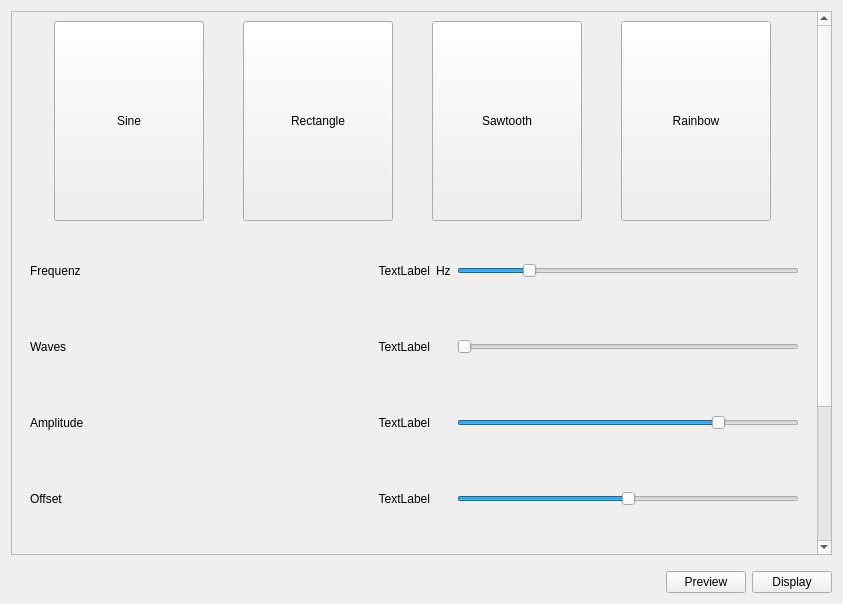
<?xml version="1.0" encoding="UTF-8"?>
<ui version="4.0">
 <class>TabAnimation</class>
 <widget class="QWidget" name="TabAnimation">
  <property name="geometry">
   <rect>
    <x>0</x>
    <y>0</y>
    <width>843</width>
    <height>604</height>
   </rect>
  </property>
  <property name="windowTitle">
   <string>Form</string>
  </property>
  <layout class="QGridLayout" name="gridLayout">
   <item row="2" column="0">
    <layout class="QHBoxLayout" name="horizontalLayout">
     <property name="topMargin">
      <number>10</number>
     </property>
     <item>
      <spacer name="horizontalSpacer">
       <property name="orientation">
        <enum>Qt::Orientation::Horizontal</enum>
       </property>
       <property name="sizeHint" stdset="0">
        <size>
         <width>40</width>
         <height>20</height>
        </size>
       </property>
      </spacer>
     </item>
     <item>
      <widget class="QPushButton" name="btn_preview">
       <property name="text">
        <string>Preview</string>
       </property>
      </widget>
     </item>
     <item>
      <widget class="QPushButton" name="btn_display">
       <property name="text">
        <string>Display</string>
       </property>
      </widget>
     </item>
    </layout>
   </item>
   <item row="0" column="0">
    <widget class="QScrollArea" name="scrollArea">
     <property name="widgetResizable">
      <bool>true</bool>
     </property>
     <widget class="QWidget" name="scrollAreaWidgetContents">
      <property name="geometry">
       <rect>
        <x>0</x>
        <y>-231</y>
        <width>802</width>
        <height>764</height>
       </rect>
      </property>
      <layout class="QVBoxLayout" name="verticalLayout">
       <item>
        <layout class="QGridLayout" name="gridLayout_2">
         <item row="0" column="0">
          <widget class="QToolButton" name="btn_mode_sine">
           <property name="minimumSize">
            <size>
             <width>150</width>
             <height>200</height>
            </size>
           </property>
           <property name="text">
            <string>Sine</string>
           </property>
           <property name="iconSize">
            <size>
             <width>128</width>
             <height>128</height>
            </size>
           </property>
           <property name="checkable">
            <bool>true</bool>
           </property>
           <property name="toolButtonStyle">
            <enum>Qt::ToolButtonStyle::ToolButtonTextUnderIcon</enum>
           </property>
          </widget>
         </item>
         <item row="0" column="1">
          <widget class="QToolButton" name="btn_mode_rect">
           <property name="minimumSize">
            <size>
             <width>150</width>
             <height>200</height>
            </size>
           </property>
           <property name="text">
            <string>Rectangle</string>
           </property>
           <property name="iconSize">
            <size>
             <width>128</width>
             <height>128</height>
            </size>
           </property>
           <property name="checkable">
            <bool>true</bool>
           </property>
           <property name="toolButtonStyle">
            <enum>Qt::ToolButtonStyle::ToolButtonTextUnderIcon</enum>
           </property>
          </widget>
         </item>
         <item row="0" column="2">
          <widget class="QToolButton" name="btn_mode_sawtooth">
           <property name="minimumSize">
            <size>
             <width>150</width>
             <height>200</height>
            </size>
           </property>
           <property name="text">
            <string>Sawtooth</string>
           </property>
           <property name="iconSize">
            <size>
             <width>128</width>
             <height>128</height>
            </size>
           </property>
           <property name="checkable">
            <bool>true</bool>
           </property>
           <property name="toolButtonStyle">
            <enum>Qt::ToolButtonStyle::ToolButtonTextUnderIcon</enum>
           </property>
          </widget>
         </item>
         <item row="0" column="3">
          <widget class="QToolButton" name="btn_mode_rainbow">
           <property name="minimumSize">
            <size>
             <width>150</width>
             <height>200</height>
            </size>
           </property>
           <property name="text">
            <string>Rainbow</string>
           </property>
           <property name="iconSize">
            <size>
             <width>128</width>
             <height>128</height>
            </size>
           </property>
           <property name="checkable">
            <bool>true</bool>
           </property>
           <property name="toolButtonStyle">
            <enum>Qt::ToolButtonStyle::ToolButtonTextUnderIcon</enum>
           </property>
          </widget>
         </item>
        </layout>
       </item>
       <item>
        <widget class="QStackedWidget" name="mode_settings">
         <property name="sizePolicy">
          <sizepolicy hsizetype="Preferred" vsizetype="MinimumExpanding">
           <horstretch>0</horstretch>
           <verstretch>0</verstretch>
          </sizepolicy>
         </property>
         <property name="currentIndex">
          <number>1</number>
         </property>
         <widget class="QWidget" name="page_sine">
          <layout class="QGridLayout" name="gridLayout_4">
           <item row="0" column="0">
            <layout class="QGridLayout" name="gridLayout_3">
             <item row="1" column="0">
              <widget class="QLabel" name="label_3">
               <property name="sizePolicy">
                <sizepolicy hsizetype="MinimumExpanding" vsizetype="MinimumExpanding">
                 <horstretch>0</horstretch>
                 <verstretch>0</verstretch>
                </sizepolicy>
               </property>
               <property name="minimumSize">
                <size>
                 <width>0</width>
                 <height>70</height>
                </size>
               </property>
               <property name="text">
                <string>Waves</string>
               </property>
              </widget>
             </item>
             <item row="4" column="3">
              <widget class="QSlider" name="sld_sine_phase">
               <property name="minimum">
                <number>0</number>
               </property>
               <property name="maximum">
                <number>350</number>
               </property>
               <property name="singleStep">
                <number>10</number>
               </property>
               <property name="pageStep">
                <number>1</number>
               </property>
               <property name="orientation">
                <enum>Qt::Orientation::Horizontal</enum>
               </property>
              </widget>
             </item>
             <item row="0" column="0">
              <widget class="QLabel" name="label">
               <property name="sizePolicy">
                <sizepolicy hsizetype="MinimumExpanding" vsizetype="MinimumExpanding">
                 <horstretch>0</horstretch>
                 <verstretch>0</verstretch>
                </sizepolicy>
               </property>
               <property name="minimumSize">
                <size>
                 <width>0</width>
                 <height>70</height>
                </size>
               </property>
               <property name="text">
                <string>Frequenz</string>
               </property>
              </widget>
             </item>
             <item row="3" column="1">
              <widget class="QLabel" name="lbl_sine_offset">
               <property name="text">
                <string>TextLabel</string>
               </property>
               <property name="alignment">
                <set>Qt::AlignmentFlag::AlignRight|Qt::AlignmentFlag::AlignTrailing|Qt::AlignmentFlag::AlignVCenter</set>
               </property>
              </widget>
             </item>
             <item row="4" column="2">
              <widget class="QLabel" name="label_8">
               <property name="text">
                <string>°</string>
               </property>
              </widget>
             </item>
             <item row="4" column="1">
              <widget class="QLabel" name="lbl_sine_phase">
               <property name="text">
                <string>TextLabel</string>
               </property>
               <property name="alignment">
                <set>Qt::AlignmentFlag::AlignRight|Qt::AlignmentFlag::AlignTrailing|Qt::AlignmentFlag::AlignVCenter</set>
               </property>
              </widget>
             </item>
             <item row="3" column="3">
              <widget class="QSlider" name="sld_sine_offset">
               <property name="minimum">
                <number>-19</number>
               </property>
               <property name="maximum">
                <number>19</number>
               </property>
               <property name="pageStep">
                <number>1</number>
               </property>
               <property name="orientation">
                <enum>Qt::Orientation::Horizontal</enum>
               </property>
              </widget>
             </item>
             <item row="3" column="0">
              <widget class="QLabel" name="label_10">
               <property name="sizePolicy">
                <sizepolicy hsizetype="MinimumExpanding" vsizetype="MinimumExpanding">
                 <horstretch>0</horstretch>
                 <verstretch>0</verstretch>
                </sizepolicy>
               </property>
               <property name="minimumSize">
                <size>
                 <width>0</width>
                 <height>70</height>
                </size>
               </property>
               <property name="text">
                <string>Offset</string>
               </property>
              </widget>
             </item>
             <item row="4" column="0">
              <widget class="QLabel" name="label_32">
               <property name="sizePolicy">
                <sizepolicy hsizetype="MinimumExpanding" vsizetype="MinimumExpanding">
                 <horstretch>0</horstretch>
                 <verstretch>0</verstretch>
                </sizepolicy>
               </property>
               <property name="minimumSize">
                <size>
                 <width>0</width>
                 <height>70</height>
                </size>
               </property>
               <property name="text">
                <string>Phase</string>
               </property>
              </widget>
             </item>
             <item row="2" column="1">
              <widget class="QLabel" name="lbl_sine_a">
               <property name="text">
                <string>TextLabel</string>
               </property>
               <property name="alignment">
                <set>Qt::AlignmentFlag::AlignRight|Qt::AlignmentFlag::AlignTrailing|Qt::AlignmentFlag::AlignVCenter</set>
               </property>
              </widget>
             </item>
             <item row="2" column="3">
              <widget class="QSlider" name="sld_sine_a">
               <property name="minimum">
                <number>1</number>
               </property>
               <property name="maximum">
                <number>10</number>
               </property>
               <property name="pageStep">
                <number>1</number>
               </property>
               <property name="value">
                <number>8</number>
               </property>
               <property name="orientation">
                <enum>Qt::Orientation::Horizontal</enum>
               </property>
              </widget>
             </item>
             <item row="0" column="3">
              <widget class="QSlider" name="sld_sine_f">
               <property name="minimum">
                <number>0</number>
               </property>
               <property name="maximum">
                <number>50</number>
               </property>
               <property name="pageStep">
                <number>1</number>
               </property>
               <property name="value">
                <number>10</number>
               </property>
               <property name="orientation">
                <enum>Qt::Orientation::Horizontal</enum>
               </property>
              </widget>
             </item>
             <item row="0" column="2">
              <widget class="QLabel" name="label_7">
               <property name="text">
                <string>Hz</string>
               </property>
              </widget>
             </item>
             <item row="1" column="1">
              <widget class="QLabel" name="lbl_sine_waves">
               <property name="text">
                <string>TextLabel</string>
               </property>
               <property name="alignment">
                <set>Qt::AlignmentFlag::AlignRight|Qt::AlignmentFlag::AlignTrailing|Qt::AlignmentFlag::AlignVCenter</set>
               </property>
              </widget>
             </item>
             <item row="1" column="3">
              <widget class="QSlider" name="sld_sine_waves">
               <property name="minimum">
                <number>1</number>
               </property>
               <property name="maximum">
                <number>10</number>
               </property>
               <property name="pageStep">
                <number>1</number>
               </property>
               <property name="orientation">
                <enum>Qt::Orientation::Horizontal</enum>
               </property>
              </widget>
             </item>
             <item row="0" column="1">
              <widget class="QLabel" name="lbl_sine_f">
               <property name="text">
                <string>TextLabel</string>
               </property>
               <property name="alignment">
                <set>Qt::AlignmentFlag::AlignRight|Qt::AlignmentFlag::AlignTrailing|Qt::AlignmentFlag::AlignVCenter</set>
               </property>
              </widget>
             </item>
             <item row="2" column="0">
              <widget class="QLabel" name="label_5">
               <property name="sizePolicy">
                <sizepolicy hsizetype="MinimumExpanding" vsizetype="MinimumExpanding">
                 <horstretch>0</horstretch>
                 <verstretch>0</verstretch>
                </sizepolicy>
               </property>
               <property name="minimumSize">
                <size>
                 <width>0</width>
                 <height>70</height>
                </size>
               </property>
               <property name="text">
                <string>Amplitude</string>
               </property>
              </widget>
             </item>
             <item row="5" column="0">
              <spacer name="verticalSpacer_2">
               <property name="orientation">
                <enum>Qt::Orientation::Vertical</enum>
               </property>
               <property name="sizeHint" stdset="0">
                <size>
                 <width>20</width>
                 <height>40</height>
                </size>
               </property>
              </spacer>
             </item>
            </layout>
           </item>
          </layout>
         </widget>
         <widget class="QWidget" name="page_rect">
          <layout class="QGridLayout" name="gridLayout_6">
           <item row="0" column="0">
            <layout class="QGridLayout" name="gridLayout_5">
             <item row="0" column="2">
              <widget class="QLabel" name="label_11">
               <property name="text">
                <string>Hz</string>
               </property>
              </widget>
             </item>
             <item row="1" column="3">
              <widget class="QSlider" name="sld_rect_waves">
               <property name="minimum">
                <number>1</number>
               </property>
               <property name="maximum">
                <number>10</number>
               </property>
               <property name="pageStep">
                <number>1</number>
               </property>
               <property name="orientation">
                <enum>Qt::Orientation::Horizontal</enum>
               </property>
              </widget>
             </item>
             <item row="1" column="1">
              <widget class="QLabel" name="lbl_rect_waves">
               <property name="text">
                <string>TextLabel</string>
               </property>
               <property name="alignment">
                <set>Qt::AlignmentFlag::AlignRight|Qt::AlignmentFlag::AlignTrailing|Qt::AlignmentFlag::AlignVCenter</set>
               </property>
              </widget>
             </item>
             <item row="5" column="0">
              <widget class="QLabel" name="label_25">
               <property name="sizePolicy">
                <sizepolicy hsizetype="MinimumExpanding" vsizetype="MinimumExpanding">
                 <horstretch>0</horstretch>
                 <verstretch>0</verstretch>
                </sizepolicy>
               </property>
               <property name="minimumSize">
                <size>
                 <width>0</width>
                 <height>70</height>
                </size>
               </property>
               <property name="text">
                <string>Duty</string>
               </property>
              </widget>
             </item>
             <item row="2" column="0">
              <widget class="QLabel" name="label_6">
               <property name="sizePolicy">
                <sizepolicy hsizetype="MinimumExpanding" vsizetype="MinimumExpanding">
                 <horstretch>0</horstretch>
                 <verstretch>0</verstretch>
                </sizepolicy>
               </property>
               <property name="minimumSize">
                <size>
                 <width>0</width>
                 <height>70</height>
                </size>
               </property>
               <property name="text">
                <string>Amplitude</string>
               </property>
              </widget>
             </item>
             <item row="4" column="1">
              <widget class="QLabel" name="lbl_rect_phase">
               <property name="text">
                <string>TextLabel</string>
               </property>
               <property name="alignment">
                <set>Qt::AlignmentFlag::AlignRight|Qt::AlignmentFlag::AlignTrailing|Qt::AlignmentFlag::AlignVCenter</set>
               </property>
              </widget>
             </item>
             <item row="3" column="1">
              <widget class="QLabel" name="lbl_rect_offset">
               <property name="text">
                <string>TextLabel</string>
               </property>
               <property name="alignment">
                <set>Qt::AlignmentFlag::AlignRight|Qt::AlignmentFlag::AlignTrailing|Qt::AlignmentFlag::AlignVCenter</set>
               </property>
              </widget>
             </item>
             <item row="4" column="2">
              <widget class="QLabel" name="label_15">
               <property name="text">
                <string>°</string>
               </property>
              </widget>
             </item>
             <item row="4" column="3">
              <widget class="QSlider" name="sld_rect_phase">
               <property name="minimum">
                <number>0</number>
               </property>
               <property name="maximum">
                <number>359</number>
               </property>
               <property name="singleStep">
                <number>10</number>
               </property>
               <property name="pageStep">
                <number>1</number>
               </property>
               <property name="orientation">
                <enum>Qt::Orientation::Horizontal</enum>
               </property>
              </widget>
             </item>
             <item row="5" column="1">
              <widget class="QLabel" name="lbl_rect_duty">
               <property name="text">
                <string>TextLabel</string>
               </property>
               <property name="alignment">
                <set>Qt::AlignmentFlag::AlignRight|Qt::AlignmentFlag::AlignTrailing|Qt::AlignmentFlag::AlignVCenter</set>
               </property>
              </widget>
             </item>
             <item row="5" column="2">
              <widget class="QLabel" name="label_26">
               <property name="text">
                <string>%</string>
               </property>
              </widget>
             </item>
             <item row="3" column="3">
              <widget class="QSlider" name="sld_rect_offset">
               <property name="minimum">
                <number>-19</number>
               </property>
               <property name="maximum">
                <number>19</number>
               </property>
               <property name="pageStep">
                <number>1</number>
               </property>
               <property name="orientation">
                <enum>Qt::Orientation::Horizontal</enum>
               </property>
              </widget>
             </item>
             <item row="2" column="3">
              <widget class="QSlider" name="sld_rect_a">
               <property name="minimum">
                <number>1</number>
               </property>
               <property name="maximum">
                <number>10</number>
               </property>
               <property name="pageStep">
                <number>1</number>
               </property>
               <property name="value">
                <number>8</number>
               </property>
               <property name="orientation">
                <enum>Qt::Orientation::Horizontal</enum>
               </property>
              </widget>
             </item>
             <item row="2" column="1">
              <widget class="QLabel" name="lbl_rect_a">
               <property name="text">
                <string>TextLabel</string>
               </property>
               <property name="alignment">
                <set>Qt::AlignmentFlag::AlignRight|Qt::AlignmentFlag::AlignTrailing|Qt::AlignmentFlag::AlignVCenter</set>
               </property>
              </widget>
             </item>
             <item row="0" column="3">
              <widget class="QSlider" name="sld_rect_f">
               <property name="minimum">
                <number>0</number>
               </property>
               <property name="maximum">
                <number>50</number>
               </property>
               <property name="pageStep">
                <number>1</number>
               </property>
               <property name="value">
                <number>10</number>
               </property>
               <property name="orientation">
                <enum>Qt::Orientation::Horizontal</enum>
               </property>
              </widget>
             </item>
             <item row="0" column="0">
              <widget class="QLabel" name="label_2">
               <property name="sizePolicy">
                <sizepolicy hsizetype="MinimumExpanding" vsizetype="MinimumExpanding">
                 <horstretch>0</horstretch>
                 <verstretch>0</verstretch>
                </sizepolicy>
               </property>
               <property name="minimumSize">
                <size>
                 <width>0</width>
                 <height>70</height>
                </size>
               </property>
               <property name="text">
                <string>Frequenz</string>
               </property>
              </widget>
             </item>
             <item row="5" column="3">
              <widget class="QSlider" name="sld_rect_duty">
               <property name="minimum">
                <number>0</number>
               </property>
               <property name="maximum">
                <number>100</number>
               </property>
               <property name="singleStep">
                <number>5</number>
               </property>
               <property name="pageStep">
                <number>1</number>
               </property>
               <property name="value">
                <number>50</number>
               </property>
               <property name="orientation">
                <enum>Qt::Orientation::Horizontal</enum>
               </property>
              </widget>
             </item>
             <item row="0" column="1">
              <widget class="QLabel" name="lbl_rect_f">
               <property name="text">
                <string>TextLabel</string>
               </property>
               <property name="alignment">
                <set>Qt::AlignmentFlag::AlignRight|Qt::AlignmentFlag::AlignTrailing|Qt::AlignmentFlag::AlignVCenter</set>
               </property>
              </widget>
             </item>
             <item row="4" column="0">
              <widget class="QLabel" name="label_31">
               <property name="sizePolicy">
                <sizepolicy hsizetype="MinimumExpanding" vsizetype="MinimumExpanding">
                 <horstretch>0</horstretch>
                 <verstretch>0</verstretch>
                </sizepolicy>
               </property>
               <property name="minimumSize">
                <size>
                 <width>0</width>
                 <height>70</height>
                </size>
               </property>
               <property name="text">
                <string>Phase</string>
               </property>
              </widget>
             </item>
             <item row="1" column="0">
              <widget class="QLabel" name="label_4">
               <property name="sizePolicy">
                <sizepolicy hsizetype="MinimumExpanding" vsizetype="MinimumExpanding">
                 <horstretch>0</horstretch>
                 <verstretch>0</verstretch>
                </sizepolicy>
               </property>
               <property name="minimumSize">
                <size>
                 <width>0</width>
                 <height>70</height>
                </size>
               </property>
               <property name="text">
                <string>Waves</string>
               </property>
              </widget>
             </item>
             <item row="3" column="0">
              <widget class="QLabel" name="label_14">
               <property name="sizePolicy">
                <sizepolicy hsizetype="MinimumExpanding" vsizetype="MinimumExpanding">
                 <horstretch>0</horstretch>
                 <verstretch>0</verstretch>
                </sizepolicy>
               </property>
               <property name="minimumSize">
                <size>
                 <width>0</width>
                 <height>70</height>
                </size>
               </property>
               <property name="text">
                <string>Offset</string>
               </property>
              </widget>
             </item>
             <item row="6" column="0">
              <spacer name="verticalSpacer_4">
               <property name="orientation">
                <enum>Qt::Orientation::Vertical</enum>
               </property>
               <property name="sizeHint" stdset="0">
                <size>
                 <width>20</width>
                 <height>40</height>
                </size>
               </property>
              </spacer>
             </item>
            </layout>
           </item>
          </layout>
         </widget>
         <widget class="QWidget" name="page_saw">
          <layout class="QGridLayout" name="gridLayout_8">
           <item row="0" column="0">
            <layout class="QGridLayout" name="gridLayout_7">
             <item row="2" column="1">
              <widget class="QLabel" name="lbl_saw_a">
               <property name="text">
                <string>TextLabel</string>
               </property>
               <property name="alignment">
                <set>Qt::AlignmentFlag::AlignRight|Qt::AlignmentFlag::AlignTrailing|Qt::AlignmentFlag::AlignVCenter</set>
               </property>
              </widget>
             </item>
             <item row="0" column="0">
              <widget class="QLabel" name="label_18">
               <property name="sizePolicy">
                <sizepolicy hsizetype="MinimumExpanding" vsizetype="MinimumExpanding">
                 <horstretch>0</horstretch>
                 <verstretch>0</verstretch>
                </sizepolicy>
               </property>
               <property name="minimumSize">
                <size>
                 <width>0</width>
                 <height>70</height>
                </size>
               </property>
               <property name="text">
                <string>Frequenz</string>
               </property>
              </widget>
             </item>
             <item row="5" column="0">
              <widget class="QLabel" name="label_27">
               <property name="sizePolicy">
                <sizepolicy hsizetype="MinimumExpanding" vsizetype="MinimumExpanding">
                 <horstretch>0</horstretch>
                 <verstretch>0</verstretch>
                </sizepolicy>
               </property>
               <property name="minimumSize">
                <size>
                 <width>0</width>
                 <height>70</height>
                </size>
               </property>
               <property name="text">
                <string>Symmetry</string>
               </property>
              </widget>
             </item>
             <item row="0" column="3">
              <widget class="QSlider" name="sld_saw_f">
               <property name="minimum">
                <number>0</number>
               </property>
               <property name="maximum">
                <number>50</number>
               </property>
               <property name="pageStep">
                <number>1</number>
               </property>
               <property name="value">
                <number>10</number>
               </property>
               <property name="orientation">
                <enum>Qt::Orientation::Horizontal</enum>
               </property>
              </widget>
             </item>
             <item row="4" column="1">
              <widget class="QLabel" name="lbl_saw_phase">
               <property name="text">
                <string>TextLabel</string>
               </property>
               <property name="alignment">
                <set>Qt::AlignmentFlag::AlignRight|Qt::AlignmentFlag::AlignTrailing|Qt::AlignmentFlag::AlignVCenter</set>
               </property>
              </widget>
             </item>
             <item row="1" column="1">
              <widget class="QLabel" name="lbl_saw_waves">
               <property name="text">
                <string>TextLabel</string>
               </property>
               <property name="alignment">
                <set>Qt::AlignmentFlag::AlignRight|Qt::AlignmentFlag::AlignTrailing|Qt::AlignmentFlag::AlignVCenter</set>
               </property>
              </widget>
             </item>
             <item row="5" column="2">
              <widget class="QLabel" name="label_28">
               <property name="text">
                <string>%</string>
               </property>
              </widget>
             </item>
             <item row="4" column="0">
              <widget class="QLabel" name="label_29">
               <property name="sizePolicy">
                <sizepolicy hsizetype="MinimumExpanding" vsizetype="MinimumExpanding">
                 <horstretch>0</horstretch>
                 <verstretch>0</verstretch>
                </sizepolicy>
               </property>
               <property name="minimumSize">
                <size>
                 <width>0</width>
                 <height>70</height>
                </size>
               </property>
               <property name="text">
                <string>Phase</string>
               </property>
              </widget>
             </item>
             <item row="0" column="2">
              <widget class="QLabel" name="label_19">
               <property name="text">
                <string>Hz</string>
               </property>
              </widget>
             </item>
             <item row="5" column="1">
              <widget class="QLabel" name="lbl_saw_symmetry">
               <property name="text">
                <string>TextLabel</string>
               </property>
               <property name="alignment">
                <set>Qt::AlignmentFlag::AlignRight|Qt::AlignmentFlag::AlignTrailing|Qt::AlignmentFlag::AlignVCenter</set>
               </property>
              </widget>
             </item>
             <item row="2" column="3">
              <widget class="QSlider" name="sld_saw_a">
               <property name="minimum">
                <number>1</number>
               </property>
               <property name="maximum">
                <number>10</number>
               </property>
               <property name="pageStep">
                <number>1</number>
               </property>
               <property name="value">
                <number>8</number>
               </property>
               <property name="orientation">
                <enum>Qt::Orientation::Horizontal</enum>
               </property>
              </widget>
             </item>
             <item row="0" column="1">
              <widget class="QLabel" name="lbl_saw_f">
               <property name="text">
                <string>TextLabel</string>
               </property>
               <property name="alignment">
                <set>Qt::AlignmentFlag::AlignRight|Qt::AlignmentFlag::AlignTrailing|Qt::AlignmentFlag::AlignVCenter</set>
               </property>
              </widget>
             </item>
             <item row="3" column="0">
              <widget class="QLabel" name="label_22">
               <property name="sizePolicy">
                <sizepolicy hsizetype="MinimumExpanding" vsizetype="MinimumExpanding">
                 <horstretch>0</horstretch>
                 <verstretch>0</verstretch>
                </sizepolicy>
               </property>
               <property name="minimumSize">
                <size>
                 <width>0</width>
                 <height>70</height>
                </size>
               </property>
               <property name="text">
                <string>Offset</string>
               </property>
              </widget>
             </item>
             <item row="2" column="0">
              <widget class="QLabel" name="label_21">
               <property name="sizePolicy">
                <sizepolicy hsizetype="MinimumExpanding" vsizetype="MinimumExpanding">
                 <horstretch>0</horstretch>
                 <verstretch>0</verstretch>
                </sizepolicy>
               </property>
               <property name="minimumSize">
                <size>
                 <width>0</width>
                 <height>70</height>
                </size>
               </property>
               <property name="text">
                <string>Amplitude</string>
               </property>
              </widget>
             </item>
             <item row="3" column="1">
              <widget class="QLabel" name="lbl_saw_offset">
               <property name="text">
                <string>TextLabel</string>
               </property>
               <property name="alignment">
                <set>Qt::AlignmentFlag::AlignRight|Qt::AlignmentFlag::AlignTrailing|Qt::AlignmentFlag::AlignVCenter</set>
               </property>
              </widget>
             </item>
             <item row="4" column="2">
              <widget class="QLabel" name="label_30">
               <property name="text">
                <string>°</string>
               </property>
              </widget>
             </item>
             <item row="5" column="3">
              <widget class="QSlider" name="sld_saw_symmetry">
               <property name="minimum">
                <number>0</number>
               </property>
               <property name="maximum">
                <number>100</number>
               </property>
               <property name="singleStep">
                <number>5</number>
               </property>
               <property name="pageStep">
                <number>1</number>
               </property>
               <property name="value">
                <number>50</number>
               </property>
               <property name="orientation">
                <enum>Qt::Orientation::Horizontal</enum>
               </property>
              </widget>
             </item>
             <item row="1" column="3">
              <widget class="QSlider" name="sld_saw_waves">
               <property name="minimum">
                <number>1</number>
               </property>
               <property name="maximum">
                <number>10</number>
               </property>
               <property name="pageStep">
                <number>1</number>
               </property>
               <property name="orientation">
                <enum>Qt::Orientation::Horizontal</enum>
               </property>
              </widget>
             </item>
             <item row="1" column="0">
              <widget class="QLabel" name="label_17">
               <property name="sizePolicy">
                <sizepolicy hsizetype="MinimumExpanding" vsizetype="MinimumExpanding">
                 <horstretch>0</horstretch>
                 <verstretch>0</verstretch>
                </sizepolicy>
               </property>
               <property name="minimumSize">
                <size>
                 <width>0</width>
                 <height>70</height>
                </size>
               </property>
               <property name="text">
                <string>Waves</string>
               </property>
              </widget>
             </item>
             <item row="4" column="3">
              <widget class="QSlider" name="sld_saw_phase">
               <property name="minimum">
                <number>0</number>
               </property>
               <property name="maximum">
                <number>359</number>
               </property>
               <property name="singleStep">
                <number>10</number>
               </property>
               <property name="pageStep">
                <number>1</number>
               </property>
               <property name="orientation">
                <enum>Qt::Orientation::Horizontal</enum>
               </property>
              </widget>
             </item>
             <item row="3" column="3">
              <widget class="QSlider" name="sld_saw_offset">
               <property name="minimum">
                <number>-19</number>
               </property>
               <property name="maximum">
                <number>19</number>
               </property>
               <property name="pageStep">
                <number>1</number>
               </property>
               <property name="orientation">
                <enum>Qt::Orientation::Horizontal</enum>
               </property>
              </widget>
             </item>
             <item row="6" column="0">
              <spacer name="verticalSpacer_3">
               <property name="orientation">
                <enum>Qt::Orientation::Vertical</enum>
               </property>
               <property name="sizeHint" stdset="0">
                <size>
                 <width>20</width>
                 <height>40</height>
                </size>
               </property>
              </spacer>
             </item>
            </layout>
           </item>
          </layout>
         </widget>
         <widget class="QWidget" name="page_rainbow"/>
        </widget>
       </item>
       <item>
        <spacer name="verticalSpacer">
         <property name="orientation">
          <enum>Qt::Orientation::Vertical</enum>
         </property>
         <property name="sizeHint" stdset="0">
          <size>
           <width>20</width>
           <height>40</height>
          </size>
         </property>
        </spacer>
       </item>
      </layout>
     </widget>
    </widget>
   </item>
  </layout>
 </widget>
 <resources/>
 <connections/>
</ui>
